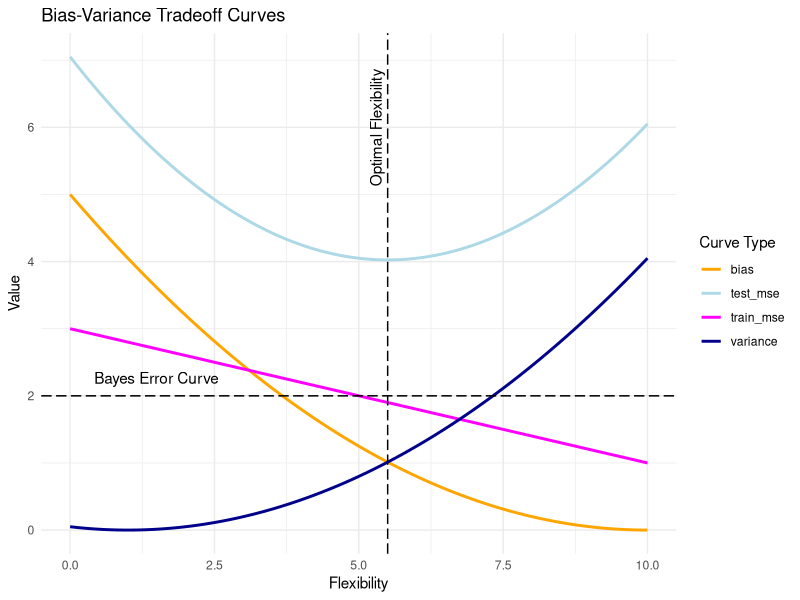
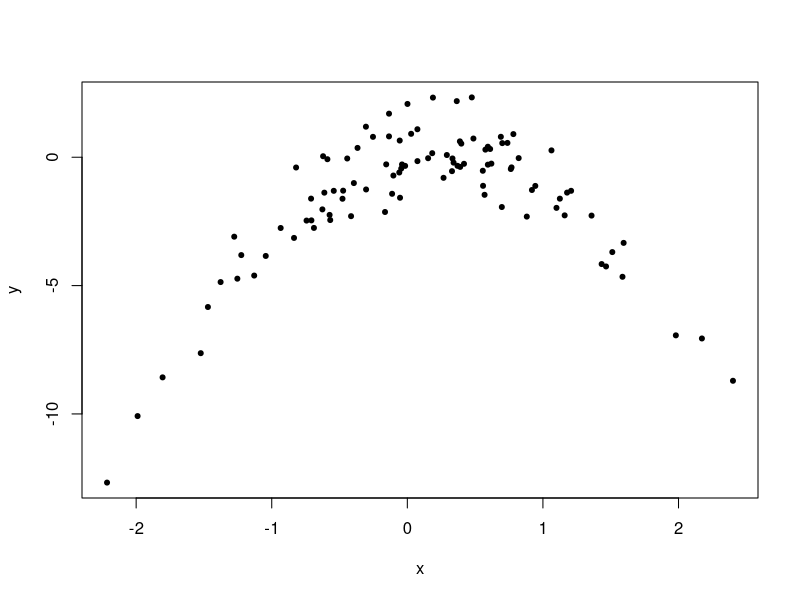

Here is the R script that generated these plots, in order:
## ---- chunk 1
library(ggplot2)
library(tidyr)
## ---- chunk 2
x <- seq(0,10, length.out=100) # x-axis
variance <- (x-1)^2 / 20 # variance
bias <- (10-x)^2 / 20 # Bias
test_mse <- variance + bias + 2 # test MSE
train_mse <- 3 - 0.2 * x  

df <- data.frame(x, test_mse, train_mse, variance, bias)

df_long <- pivot_longer(df, cols = c(test_mse, train_mse, variance, bias),
                        names_to = "curve", values_to = "value")

ggplot(df_long, aes(x = x, y = value, color = curve)) +
  geom_line(size = 1) + 
  geom_vline(xintercept = 5.5, linetype = "longdash") +
  annotate("text", x = 5.5, y = 6, 
           label = "Optimal Flexibility", 
           angle = 90, vjust = -0.5) +
  geom_hline(yintercept = 2, linetype = "longdash") +
   annotate("text", x = 1.5, y = 2, 
           label = "Bayes Error Curve", 
           vjust = -1) +
  labs(title = "Bias-Variance Tradeoff Curves",
       x = "Flexibility",
       y = "Value",
       color = "Curve Type") +
  scale_color_manual(values = c("orange", "lightblue", "magenta", "darkblue")) +
  theme_minimal()
## ---- chunk 3
 set.seed(1)
 x <-rnorm(100)
 y <- x - 2 * x^2 + rnorm(100)
## ---- chunk 4
plot(x,y, pch=20)
## ---- chunk 5
library(boot)

set.seed(42)

data <- data.frame(x,y)

lm_1 <- glm(y ~ x, data=data)
lm_2 <- glm(y ~ poly(x, 2), data=data)
lm_3 <- glm(y ~ poly(x, 3), data=data)
lm_4 <- glm(y ~ poly(x, 4), data=data)

cv_1 <- cv.glm(data, lm_1)
cv_2 <- cv.glm(data, lm_2)
cv_3 <- cv.glm(data, lm_3)
cv_4 <- cv.glm(data, lm_4)

cv_list <- list(cv_1$delta, cv_2$delta, cv_3$delta, cv_4$delta)

print(cv_list)
## ---- chunk 6
set.seed(1000)

data <- data.frame(x,y)

lm_1 <- glm(y ~ x, data=data)
lm_2 <- glm(y ~ poly(x, 2), data=data)
lm_3 <- glm(y ~ poly(x, 3), data=data)
lm_4 <- glm(y ~ poly(x, 4), data=data)

cv_1 <- cv.glm(data, lm_1)
cv_2 <- cv.glm(data, lm_2)
cv_3 <- cv.glm(data, lm_3)
cv_4 <- cv.glm(data, lm_4)

cv_list <- list(cv_1$delta, cv_2$delta, cv_3$delta, cv_4$delta)

print(cv_list)
## ---- chunk 7
summary(lm_1)
summary(lm_2)
summary(lm_3)
summary(lm_4)
